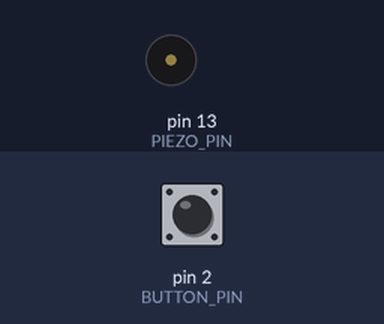
A sketch run on a simulated Arduino Uno, built with avr-gcc and run on an emulated ATmega328P. On the bench: buzzer (waves = sounding, pin HIGH). The test bench sets the inputs (shaded band); at power-on: pin 2 (BUTTON_PIN) HIGH.

Above: at 0.1 s.
At 30.1 s:
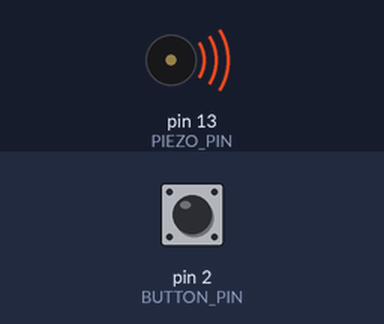
Timing chart, 0 to 31.6 s (numbered marks = the images above):
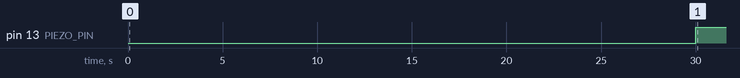

The sketch:

fridge_alarm.ino
```cpp
#include <EEPROM.h>

#define BUTTON_PIN 2
#define PIEZO_PIN 13
#define OPEN_COUNT_OFFSET 0

static unsigned int openCount;

void setup() {
  EEPROM.get(OPEN_COUNT_OFFSET, openCount);
  pinMode(BUTTON_PIN, INPUT_PULLUP);
  pinMode(PIEZO_PIN, OUTPUT);
}

void loop() {
  if (digitalRead(BUTTON_PIN) == HIGH) {
    // Initially wait for 30 seconds
    for (int i = 0; i < 30; ++i) {
      if (digitalRead(BUTTON_PIN) == LOW) break;
      delay(1000);
    }

    while (digitalRead(BUTTON_PIN) == HIGH) {
      digitalWrite(PIEZO_PIN, HIGH);
      delay(50);
    }

    digitalWrite(PIEZO_PIN, LOW);
    openCount += 1;
    EEPROM.put(OPEN_COUNT_OFFSET, openCount);
  }
}
```

Measured:
- by itself, pin 13 (PIEZO_PIN): LOW → HIGH at 30.0 s
